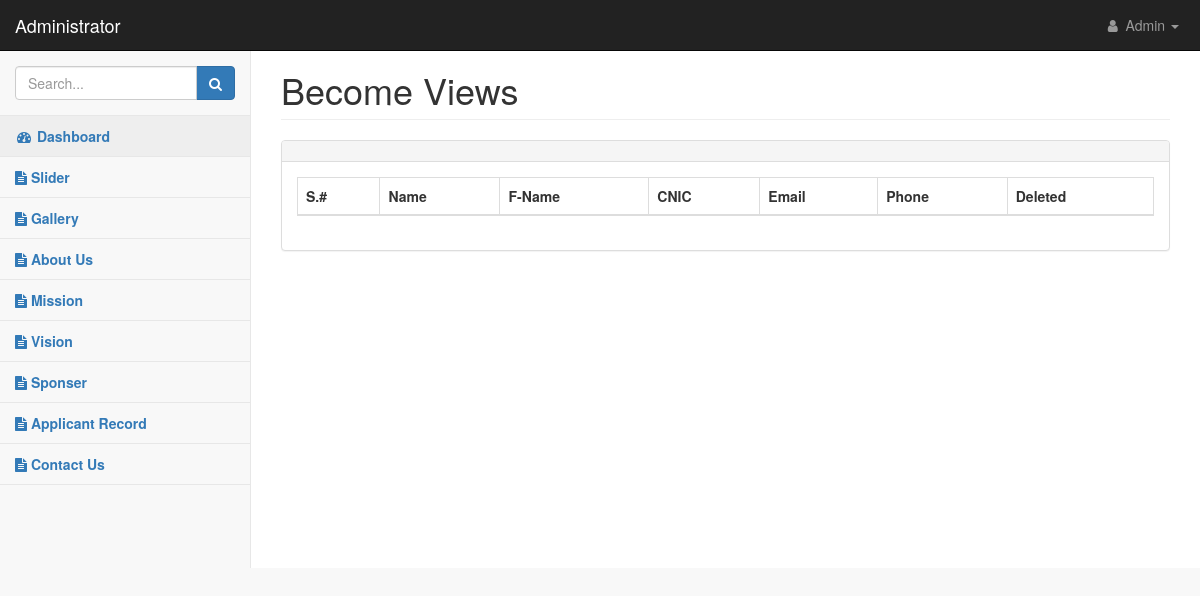
The app's page /admin/becomedeteil.php, older data.
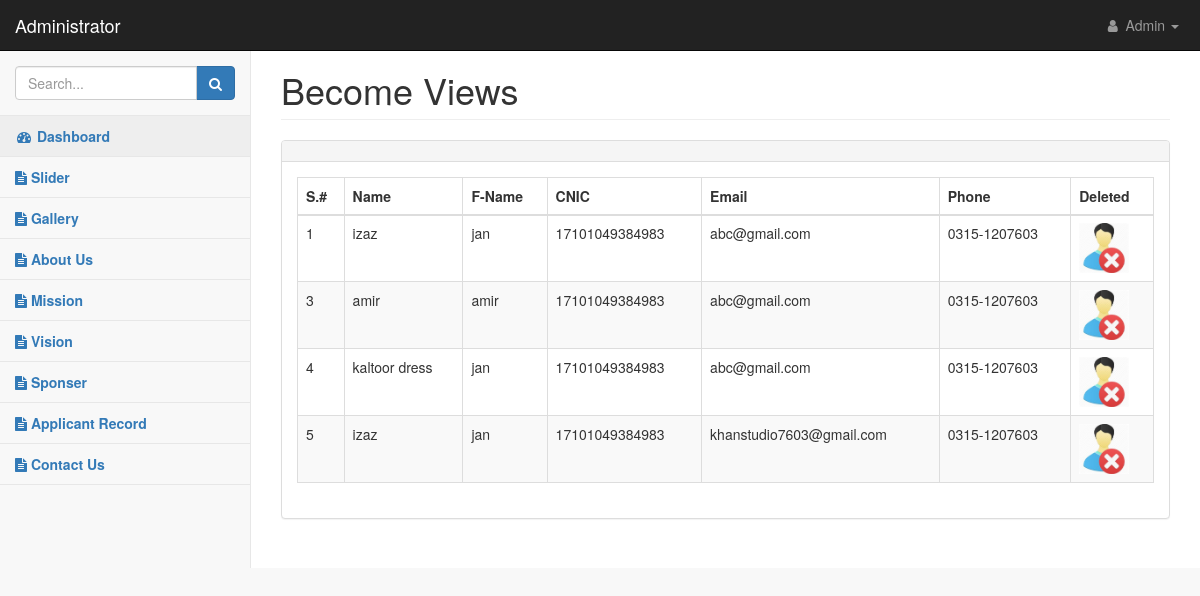
The same page, newer data.
### tables this page shows
CREATE TABLE `become` (
  `id` int(11) NOT NULL,
  `name` varchar(100) NOT NULL,
  `fname` varchar(100) NOT NULL,
  `email` varchar(100) NOT NULL,
  `phone` varchar(100) NOT NULL,
  `cnic` varchar(50) NOT NULL
);

### admin/becomedeteil.php (the view, shortened to what this page needs)
<?php
 include "header.php";
 include "nav.php";
 include 'dbcon.php';
?>
 <div id="page-wrapper">
                <div class="container-fluid">
                    <div class="row">
                        <div class="col-lg-12">
                            <h1 class="page-header">Become Views</h1>
                        </div>
                        <div class="container-fluid">
  </div>
                    </div>
                    <div class="row">
                        <div class="col-lg-12">
                            <div class="panel panel-default">
                                <div class="panel-heading">
                                </div>
                                <div class="panel-body">
                                    <div class="table-responsive">
                                        <table class="table table-striped table-bordered table-hover" id="dataTables-example">
                                            <thead>
                                                <tr>
                                                    <th>S.#</th>
                                                    <th>Name</th>
                                                    <TH>F-Name</TH>
                                                    <th>CNIC </th>
                                                    <th>Email</th>
                                                    <th>Phone</th>
                                                    <th>Deleted</th>
                                                </tr>
                                            </thead>
                                            <tbody>
                                                <tr class="odd gradeX">
                                                 <?php
    $selecte = "SELECT * FROM `become`";
                $result1 = mysqli_query($con, $selecte);
                while ($row = mysqli_fetch_assoc($result1)) {
                ?>
                <tr>
                  <td><?php echo $row['id'];?></td>
                  <td><?php echo $row['name'];?></td>
                  <td><?php echo $row['fname'];?></td>
                  <td><?php echo $row['cnic'];?></td>
           <td><?php echo $row['email'];?></td>
                  <td><?php echo $row['phone'];?></td>
                  <td>
       <a href="become_deleted.php?did=<?php echo $row['id'];?>" onclick="return confirm('Do you really want to delete this ?')">
                      <img src="pic/delete.jpg" style="max-width: 50px;" alt="">
                    </a>
                  </td>
                </tr>
                                                <?php };?>
                                            </tbody>
                                        </table>
                                    </div>
                        <?php
include "footer.php";
                        ?>

Row changes from the older to the newer data that the page shows:
added become: id "1", name "izaz", fname "jan", cnic "17101049384983", email "abc@gmail.com", phone "0315-1207603"
added become: id "3", name "amir", fname "amir", cnic "17101049384983", email "abc@gmail.com", phone "0315-1207603"
added become: id "4", name "kaltoor dress", fname "jan", cnic "17101049384983", email "abc@gmail.com", phone "0315-1207603"
added become: id "5", name "izaz", fname "jan", cnic "17101049384983", email "khanstudio7603@gmail.com", phone "0315-1207603"
